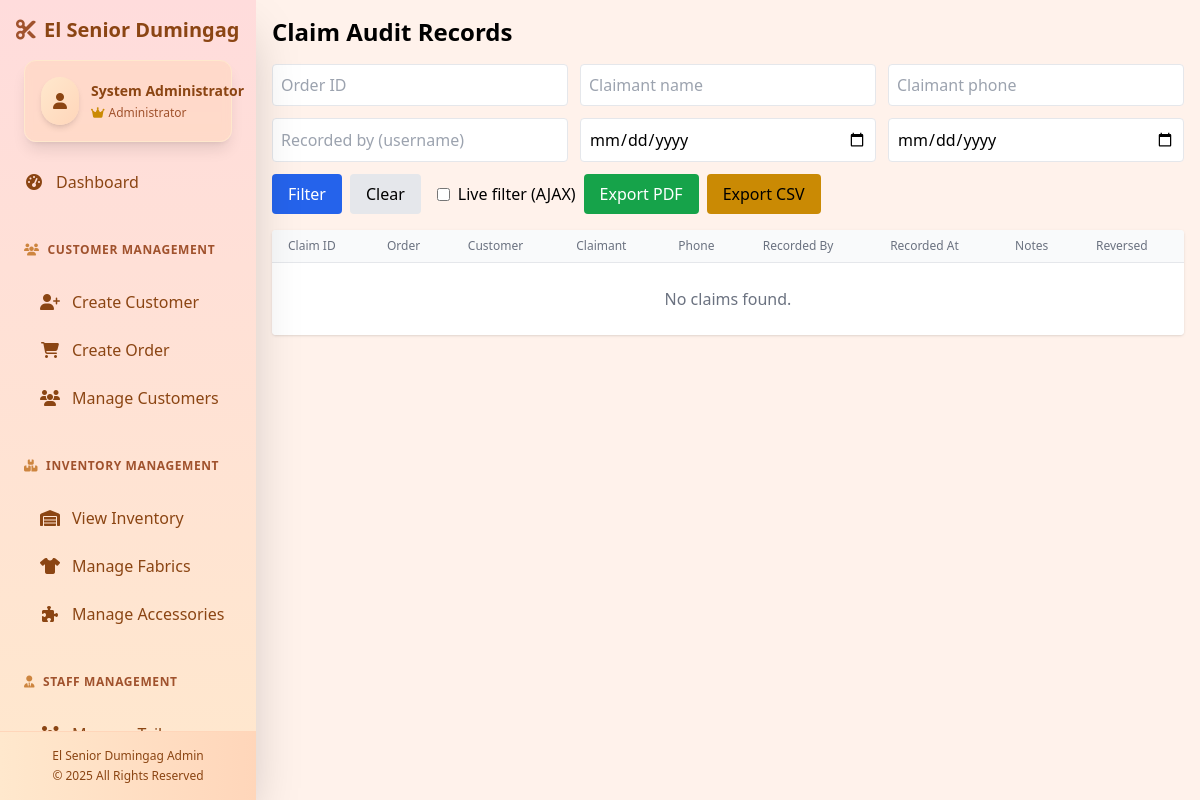
Before: /admin-claims/ (signed in) with the older database file.
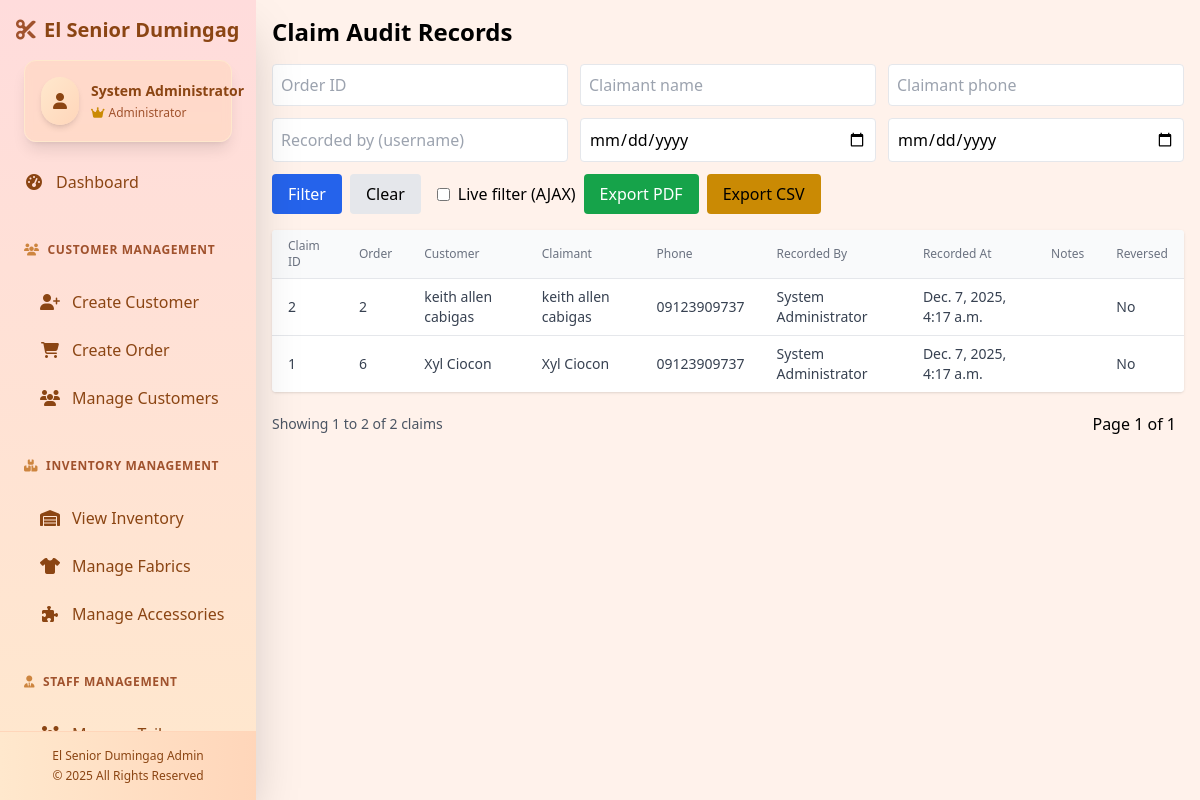
After: the same page with the newer database file.
### etailoring/models.py (models this page shows, shortened)
class Claim(models.Model):
    order = models.ForeignKey(Order, on_delete=models.CASCADE, related_name='claims')
    claimant_name = models.CharField(max_length=200, blank=True)
    claimant_phone = models.CharField(max_length=50, blank=True)
    recorded_by = models.ForeignKey(User, null=True, blank=True, on_delete=models.SET_NULL, related_name='recorded_claims')
    recorded_at = models.DateTimeField(auto_now_add=True)
    notes = models.TextField(blank=True)
    reversed = models.BooleanField(default=False)
    reversed_at = models.DateTimeField(null=True, blank=True)
    reversed_by = models.ForeignKey(User, null=True, blank=True, on_delete=models.SET_NULL, related_name='reversed_claims')

class Order(models.Model):
    STATUS_CHOICES = [
        ('PENDING', 'Pending'),
        ('ASSIGNED', 'Assigned'),
        ('IN_PROGRESS', 'In Progress'),
        ('COMPLETED', 'Completed'),
        ('APPROVED', 'Approved'),
        ('CANCELLED', 'Cancelled'),
    ]
    PAYMENT_STATUS_CHOICES = [
        ('PENDING', 'Pending'),
        ('DOWN_PAYMENT_PAID', 'Down Payment Paid'),
        ('PAID', 'Paid'),
    ]
    DOWN_PAYMENT_STATUS_CHOICES = [
        ('PENDING', 'Pending'),
        ('PAID', 'Paid'),
    ]
    CATEGORY_CHOICES = [
        ('SCHOOL_UNIFORM', 'School Uniforms'),
        ('TEACHERS_UNIFORM', 'Teachers\' Uniforms'),
        ('OFFICE_ATTIRE', 'Office Attire'),
        ('CASUAL_WEAR', 'Casual Wear'),
        ('SPECIAL_ORDER', 'Special Orders'),
    ]
    GARMENT_TYPE_CHOICES = [
        ('BLOUSE', 'Blouse'),
        ('POLO', 'Polo'),
        ('PANTS', 'Pants'),
        ('SKIRT', 'Skirt'),
        ('DRESS', 'Dress'),
        ('JACKET', 'Jacket'),
        ('OTHERS', 'Others'),
    ]
    SLEEVE_LENGTH_CHOICES = [
        ('SHORT', 'Short'),
        ('THREE_QUARTER', '3/4'),
        ('LONG', 'Long'),
    ]
    customer = models.ForeignKey(Customer, on_delete=models.CASCADE)
    fabric = models.ForeignKey(Fabric, on_delete=models.CASCADE)
    accessories = models.ManyToManyField(Accessory, blank=True)
    category = models.CharField(max_length=20, choices=CATEGORY_CHOICES, default='CASUAL_WEAR')
    garment_type = models.CharField(max_length=10, choices=GARMENT_TYPE_CHOICES, default='OTHERS')
    quantity = models.PositiveIntegerField(default=1)
    fabric_type = models.CharField(max_length=100, blank=True)
    color_design_preference = models.TextField(blank=True)
    order_date = models.DateField(auto_now_add=True, null=True)
    due_date = models.DateField(null=True, blank=True)
    total_amount = models.DecimalField(max_digits=10, decimal_places=2)
    status = models.CharField(max_length=15, choices=STATUS_CHOICES, default='PENDING')
    payment_status = models.CharField(max_length=20, choices=PAYMENT_STATUS_CHOICES, default='PENDING')
    created_at = models.DateTimeField(auto_now_add=True)
    updated_at = models.DateTimeField(auto_now=True)
    paid_at = models.DateTimeField(null=True, blank=True)
    claimed_at = models.DateTimeField(null=True, blank=True)
    claimed_by = models.ForeignKey(User, null=True, blank=True, on_delete=models.SET_NULL, related_name='claimed_orders')
    down_payment_amount = models.DecimalField(max_digits=10, decimal_places=2, default=0)
    down_payment_status = models.CharField(max_length=10, choices=DOWN_PAYMENT_STATUS_CHOICES, default='PENDING')
    down_payment_paid_at = models.DateTimeField(null=True, blank=True)
    remaining_balance = models.DecimalField(max_digits=10, decimal_places=2, default=0)
    inventory_deducted = models.BooleanField(default=False)
    neck_circumference = models.DecimalField(max_digits=5, decimal_places=2, null=True, blank=True)
    shoulder_width = models.DecimalField(max_digits=5, decimal_places=2, null=True, blank=True)
    chest_bust_circumference = models.DecimalField(max_digits=5, decimal_places=2, null=True, blank=True)
    upper_bust_circumference = models.DecimalField(max_digits=5, decimal_places=2, null=True, blank=True)
    under_bust_circumference = models.DecimalField(max_digits=5, decimal_places=2, null=True, blank=True)
    waist_circumference = models.DecimalField(max_digits=5, decimal_places=2, null=True, blank=True)
    armhole_circumference = models.DecimalField(max_digits=5, decimal_places=2, null=True, blank=True)
    sleeve_length = models.CharField(max_length=15, choices=SLEEVE_LENGTH_CHOICES, blank=True)
    bicep_circumference = models.DecimalField(max_digits=5, decimal_places=2, null=True, blank=True)
    wrist_circumference = models.DecimalField(max_digits=5, decimal_places=2, null=True, blank=True)
    back_length_nape_to_waist = models.DecimalField(max_digits=5, decimal_places=2, null=True, blank=True)
    blouse_length_shoulder_to_hem = models.DecimalField(max_digits=5, decimal_places=2, null=True, blank=True)
    high_hip_circumference = models.DecimalField(max_digits=5, decimal_places=2, null=True, blank=True)
    full_hip_circumference = models.DecimalField(max_digits=5, decimal_places=2, null=True, blank=True)
    thigh_circumference = models.DecimalField(max_digits=5, decimal_places=2, null=True, blank=True)
    knee_circumference = models.DecimalField(max_digits=5, decimal_places=2, null=True, blank=True)
    calf_circumference = models.DecimalField(max_digits=5, decimal_places=2, null=True, blank=True)
    ankle_circumference = models.DecimalField(max_digits=5, decimal_places=2, null=True, blank=True)
    inseam_crotch_to_ankle = models.DecimalField(max_digits=5, decimal_places=2, null=True, blank=True)
    outseam_waist_to_ankle = models.DecimalField(max_digits=5, decimal_places=2, null=True, blank=True)
    front_rise = models.DecimalField(max_digits=5, decimal_places=2, null=True, blank=True)
    back_rise = models.DecimalField(max_digits=5, decimal_places=2, null=True, blank=True)
    skirt_dress_length = models.DecimalField(max_digits=5, decimal_places=2, null=True, blank=True)
    hem_circumference = models.DecimalField(max_digits=5, decimal_places=2, null=True, blank=True)
    jacket_length_shoulder_to_hem = models.DecimalField(max_digits=5, decimal_places=2, null=True, blank=True)
    class Meta:
        ordering = ['-created_at']

class Customer(models.Model):
    user = models.OneToOneField(User, on_delete=models.CASCADE)
    phone_number = models.CharField(max_length=20)
    address = models.TextField()
    measurements = models.TextField(default='{}', blank=True)
    class Meta:
        ordering = ['user__first_name', 'user__last_name']

### etailoring/admin_report_views.py (the view, shortened to what this page needs)
# urls.py: path('admin-claims/', admin_report_views.admin_claims_page, name='admin_claims_page'),
@login_required
@staff_member_required
def admin_claims_page(request):
    try:
        order_id = request.GET.get('order_id')
        claimant = request.GET.get('claimant')
        claimant_phone = request.GET.get('claimant_phone')
        recorded_by = request.GET.get('recorded_by')
        date_from = request.GET.get('date_from')
        date_to = request.GET.get('date_to')
        qs = Claim.objects.select_related('order__customer__user', 'recorded_by').order_by('-recorded_at')
        if order_id:
            qs = qs.filter(order__id=order_id)
        if claimant:
            qs = qs.filter(claimant_name__icontains=claimant)
        if claimant_phone:
            qs = qs.filter(claimant_phone__icontains=claimant_phone)
        if recorded_by:
            qs = qs.filter(recorded_by__username__icontains=recorded_by)
        page = request.GET.get('page', 1)
        per_page = 25
        paginator = Paginator(qs, per_page)
        try:
            claims_page = paginator.page(page)
        except PageNotAnInteger:
            claims_page = paginator.page(1)
        except EmptyPage:
            claims_page = paginator.page(paginator.num_pages)
        context = {
            'claims': claims_page.object_list,
            'page_obj': claims_page,
            'paginator': paginator,
            'filters': {
                'order_id': order_id or '',
                'claimant': claimant or '',
                'claimant_phone': claimant_phone or '',
                'recorded_by': recorded_by or '',
                'date_from': date_from or '',
                'date_to': date_to or '',
            }
        }
        return render(request, 'admin_claims.html', context)
    except Exception as e:
        return HttpResponse(f"Error loading claims page: {str(e)}", status=500)

### templates/admin_claims.html (shortened to what the changed rows need)
{% extends 'base.html' %}
{% block content %}
<div class="container mx-auto p-4">
  <h1 class="text-2xl font-semibold mb-4">Claim Audit Records</h1>
  <div class="overflow-x-auto bg-white rounded shadow">
    <table class="min-w-full divide-y divide-gray-200">
      <thead class="bg-gray-50">
        <tr>
          <th class="px-4 py-2 text-left text-xs font-medium text-gray-500">Claim ID</th>
          <th class="px-4 py-2 text-left text-xs font-medium text-gray-500">Order</th>
          <th class="px-4 py-2 text-left text-xs font-medium text-gray-500">Customer</th>
          <th class="px-4 py-2 text-left text-xs font-medium text-gray-500">Claimant</th>
          <th class="px-4 py-2 text-left text-xs font-medium text-gray-500">Phone</th>
          <th class="px-4 py-2 text-left text-xs font-medium text-gray-500">Recorded By</th>
          <th class="px-4 py-2 text-left text-xs font-medium text-gray-500">Recorded At</th>
          <th class="px-4 py-2 text-left text-xs font-medium text-gray-500">Notes</th>
          <th class="px-4 py-2 text-left text-xs font-medium text-gray-500">Reversed</th>
        </tr>
      </thead>
      <tbody class="bg-white divide-y divide-gray-200">
        {% for c in claims %}
        <tr>
          <td class="px-4 py-2 text-sm text-gray-700">{{ c.id }}</td>
          <td class="px-4 py-2 text-sm text-gray-700">{{ c.order.id }}</td>
          <td class="px-4 py-2 text-sm text-gray-700">{{ c.order.customer.user.get_full_name }}</td>
          <td class="px-4 py-2 text-sm text-gray-700">{{ c.claimant_name|default:"(customer)" }}</td>
          <td class="px-4 py-2 text-sm text-gray-700">{{ c.claimant_phone }}</td>
          <td class="px-4 py-2 text-sm text-gray-700">{% if c.recorded_by %}{{ c.recorded_by.get_full_name }}{% endif %}</td>
          <td class="px-4 py-2 text-sm text-gray-700">{{ c.recorded_at }}</td>
          <td class="px-4 py-2 text-sm text-gray-700">{{ c.notes|truncatechars:80 }}</td>
          <td class="px-4 py-2 text-sm text-gray-700">{% if c.reversed %}Yes{% else %}No{% endif %}</td>
        </tr>
        {% empty %}
        <tr>
          <td colspan="9" class="px-4 py-6 text-center text-gray-500">No claims found.</td>
        </tr>
        {% endfor %}
      </tbody>
    </table>
  </div>
    {% if page_obj and paginator %}
    <div class="mt-4 flex items-center justify-between">
      <div class="text-sm text-gray-600">Showing {{ page_obj.start_index }} to {{ page_obj.end_index }} of {{ paginator.count }} claims</div>
      <div class="flex gap-2">
        <span class="px-2 py-1">Page <span id="pageNum">{{ page_obj.number }}</span> of <span id="pageCount">{{ paginator.num_pages }}</span></span>
      </div>
    </div>
    {% endif %}
</div>
{% endblock %}

Changed rows visible on the page:
added Claim: id "2", order.id "2", order.customer.user.get_full_name "keith allen cabigas", claimant_name "keith allen cabigas", claimant_phone "09123909737", recorded_by.get_full_name "System Administrator", recorded_at "Dec. 7, 2025, 4:17 a.m.", reversed "No"
added Claim: id "1", order.id "6", order.customer.user.get_full_name "Xyl Ciocon", claimant_name "Xyl Ciocon", claimant_phone "09123909737", recorded_by.get_full_name "System Administrator", recorded_at "Dec. 7, 2025, 4:17 a.m.", reversed "No"
Other visible differences:
{{ page_obj.start_index }}: (not shown) → "1"
{{ page_obj.end_index }}: (not shown) → "2"
{{ paginator.count }}: (not shown) → "2"
{{ page_obj.number }}: (not shown) → "1"
{{ paginator.num_pages }}: (not shown) → "1"
text no longer shown: "No claims found."
text now shown: "Showing to of claims Page of"
